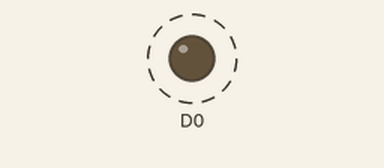
Recording of a sketch running on a simulated ESP8266 (NodeMCU). Shown: output pins drawn as LEDs (lit = HIGH). Dashed ring = blinking.

Above: at 0.5 s.
Timing chart, 0 to 4.6 s (numbered marks = the images above):
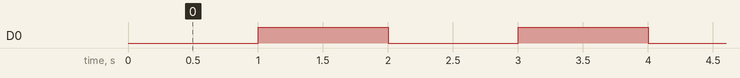

Measured:
- by itself, D0: alternates HIGH for 1.0 s and LOW for 1.0 s

The sketch:

Exercise_04_03_Solution.ino
```cpp
boolean ledState = false;

void setup() {
  // Set the LED pin D0 into the correct mode (OUTPUT)
  pinMode(D0, OUTPUT);
}

void loop() {
  // lets blink!
  digitalWrite(D0, ledState);
  ledState = !ledState;
  delay(1000);
}
```
